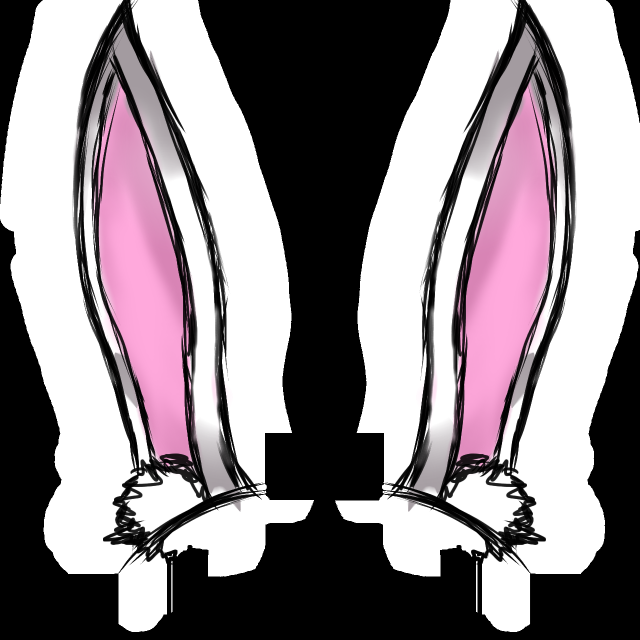
#> input picture _filter/rabbit.png, 1280 x 1280 px (shown at 1/2 size)
$ python face_recognitionV2.py
#> lines starting #> are read from the running program, lines starting #| are printed output that depends on the picture; after the words box and inside, x2 and y2 are one past the last pixel; in counts of white or black regions, pixels touching at a corner belong together
"""
### https://pypi.org/project/opencv-python/
- pip install opencv-python
### https://pypi.org/project/numpy/
- pip install numpy
"""
import os
import cv2  # Open-CV
import numpy as np

# https://github.com/opencv/opencv/tree/master/data/haarcascades
# --- เตรียม haarcascade eye และ face --- #
dirname = os.path.dirname(__file__)  # เช็ค path
h_eye = os.path.join(dirname, 'haarcascade_eye.xml')  # path ของ haarcascade eye
h_face = os.path.join(dirname, 'haarcascade_frontalface_default.xml')  # path ของ haarcascade face
eye_cascade = cv2.CascadeClassifier(h_eye)  # โหลด haarcascade eye
face_cascade = cv2.CascadeClassifier(h_face)  # โหลด haarcascade face


# ฟังก์ชันสำหรับ ตรวจจับใบหน้า
def face_detection_filter(faces, filter_img, gray, ret, img, o_filter_h, o_filter_w, img_h, img_w):
	for (x, y, w, h) in faces:
		# พิกัดใบหน้า
		face_w, face_h = w, h
		face_x1, face_x2 = x, (x + face_w)
		face_y1, face_y2 = y, y + face_h

		# ทำให้ฟิลเตอร์สัมพันธ์กับใบหน้าโดยการสเกล
		filter_width = int(1.5 * face_w)
		filter_height = int(filter_width * o_filter_h / o_filter_w)

		# ตั้งค่าพิกัดของฟิลเตอร์
		filter_x1 = face_x2 - int(face_w/2) - int(filter_width/2)
		filter_x2 = filter_x1 + filter_width
		filter_y1 = face_y1 - int(face_h*1.25)
		filter_y2 = filter_y1 + filter_height

		# เข็คเพื่อไม่ให้หลุดเฟรม
		if filter_x1 < 0:
			filter_x1 = 0
		if filter_y1 < 0:
			filter_y1 = 0

		if filter_x2 > img_w:
			filter_x2 = img_w
		if filter_y2 > img_h:
			filter_y2 = img_h

		# การเปลี่ยนแปลงของเฟรม
		filter_width = filter_x2 - filter_x1
		filter_height = filter_y2 - filter_y1

		# ลดขนาด ฟิลเตอร์ให้พอดีกับใบหน้า โดยการอินเทอร์โพเลชัน
		filter_img = cv2.resize(filter_img, (filter_width, filter_height), interpolation = cv2.INTER_AREA)
		mask = cv2.resize(o_mask_inv, (filter_width, filter_height), interpolation = cv2.INTER_AREA)
		mask_inv = cv2.resize(o_mask_inv, (filter_width, filter_height), interpolation = cv2.INTER_AREA)

		# rectangular region of interest (ROI)
		# รับ ROI ของฟิลเตอร์ จากพื้นหลัง
		roi = img[filter_y1:filter_y2, filter_x1:filter_x2]

		# รูปภาพต้นฉบับในพื้นหลังที่ไม่มีฟิลเตอร์
		roi_bg = cv2.bitwise_and(roi, roi, mask=mask)
		roi_fg = cv2.bitwise_and(filter_img, filter_img, mask = mask_inv)
		# ภาพเอาท์พุทที่ขนาดเท่ากันกับภาพดั้งเดิม
		dst = cv2.add(roi_bg, roi_fg)

		# ใส่กลับในภาพดั้งเดิม
		img[filter_y1:filter_y2, filter_x1:filter_x2] = dst


		break


# อ่านภาพ ฟิลเตอร์
filter_img = cv2.imread('_filter/rabbit.png')
#> filter_img is the input picture: shape (1280, 1280, 3); mean B, G, R 138.3, 133.5, 141.7

# ดึงรูปร่างของฟิลเตอร์มา
o_filter_h, o_filter_w, filter_channels = filter_img.shape
#> o_filter_h = 1280; o_filter_w = 1280; filter_channels = 3

# แปลงเป็นสีเทา
filter_gray = cv2.cvtColor(filter_img, cv2.COLOR_BGR2GRAY)
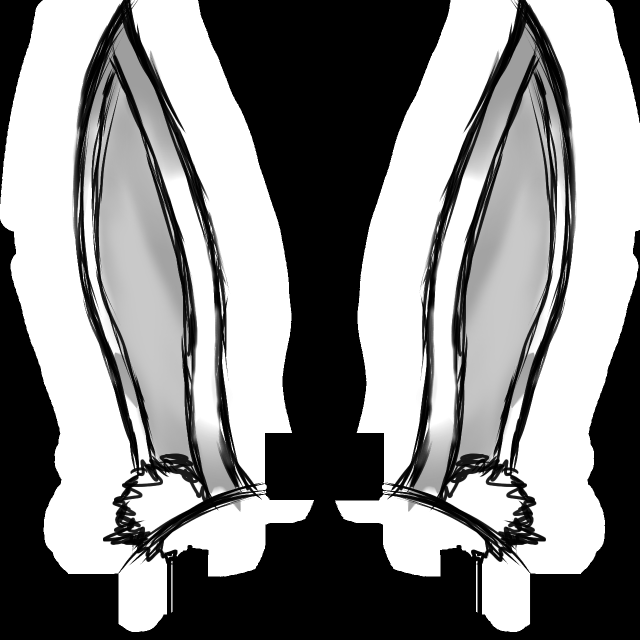
#> filter_gray: shape (1280, 1280) (shown at 1/2 size); min 0, max 255, mean 136.5

# สร้างหน้ากาก
ret, o_mask = cv2.threshold(filter_gray, 10, 255, cv2.THRESH_BINARY_INV)
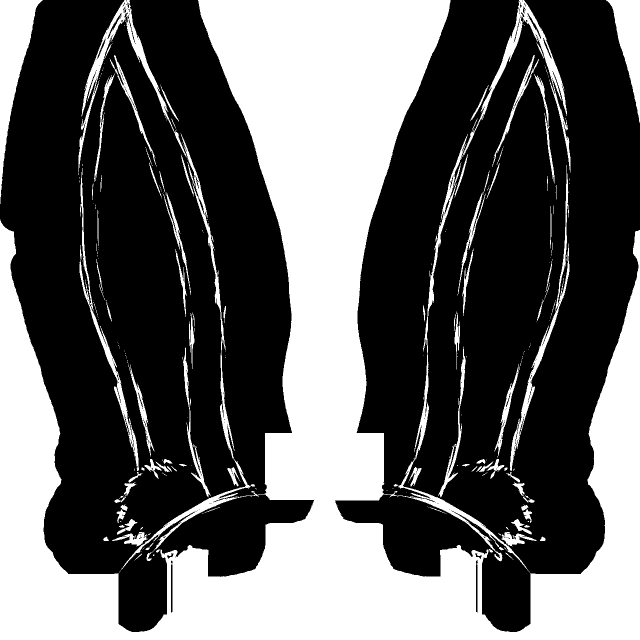
#> o_mask: shape (1280, 1280) (shown at 1/2 size); 37.5% white; 334 white regions (234 under 20 px), largest, box (x1, y1, x2, y2) and area: (0, 0, 1280, 1280) 533050, (787, 0, 1141, 1144) 14650, (0, 0, 86, 408) 12953

# inverse ฟิลเตอร์
o_mask_inv = cv2.bitwise_not(o_mask)

# ใช้กล้อง
cap = cv2.VideoCapture(0)
ret, img = cap.read()
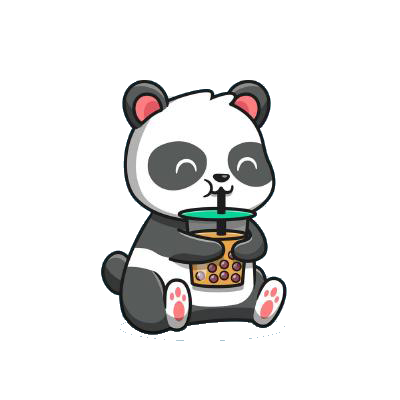
#> input picture testfilter.png, 400 x 400 px, given in place of the camera
#> img is the input picture: shape (400, 400, 3); mean B, G, R 229.7, 230.2, 230.8
img_h, img_w = img.shape[:2]
#> img_h = 400; img_w = 400

while True:
	# อ่านภาพจาก เฟรม
	ret, img = cap.read()
	# แปลงเป็นภาพระดับเทา
	gray = cv2.cvtColor(img, cv2.COLOR_BGR2GRAY)
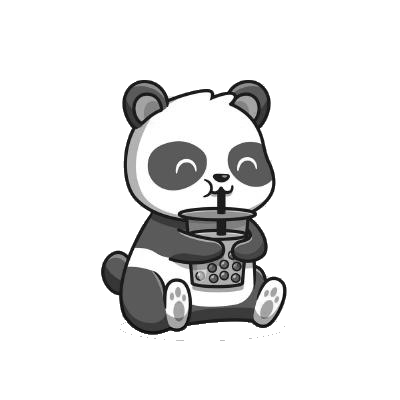
#> gray: shape (400, 400); min 0, max 255, mean 230.3

	# หาหน้าในภาพ โดยใช้ classififier
	faces = face_cascade.detectMultiScale(gray, 1.3, 5)
#> faces = ()

	# ใช้ฟังก์ชันที่ประกาศไว้สำหรับตรวจจับหน้าและทำการใส่ฟิลเตอร์
	face_detection_filter(faces, filter_img, gray, ret, img, o_filter_h, o_filter_w, img_h, img_w)

	# แสดงภาพ
	cv2.imshow('img', img)

	# สำหรับหยุดการรัน
	if cv2.waitKey(1) == ord('q'):
#> (key q is pressed here)
		break

# ปิดกล้อง
cap.release()
# ปิดหน้าต่าง figure
cv2.destroyAllWindows()
